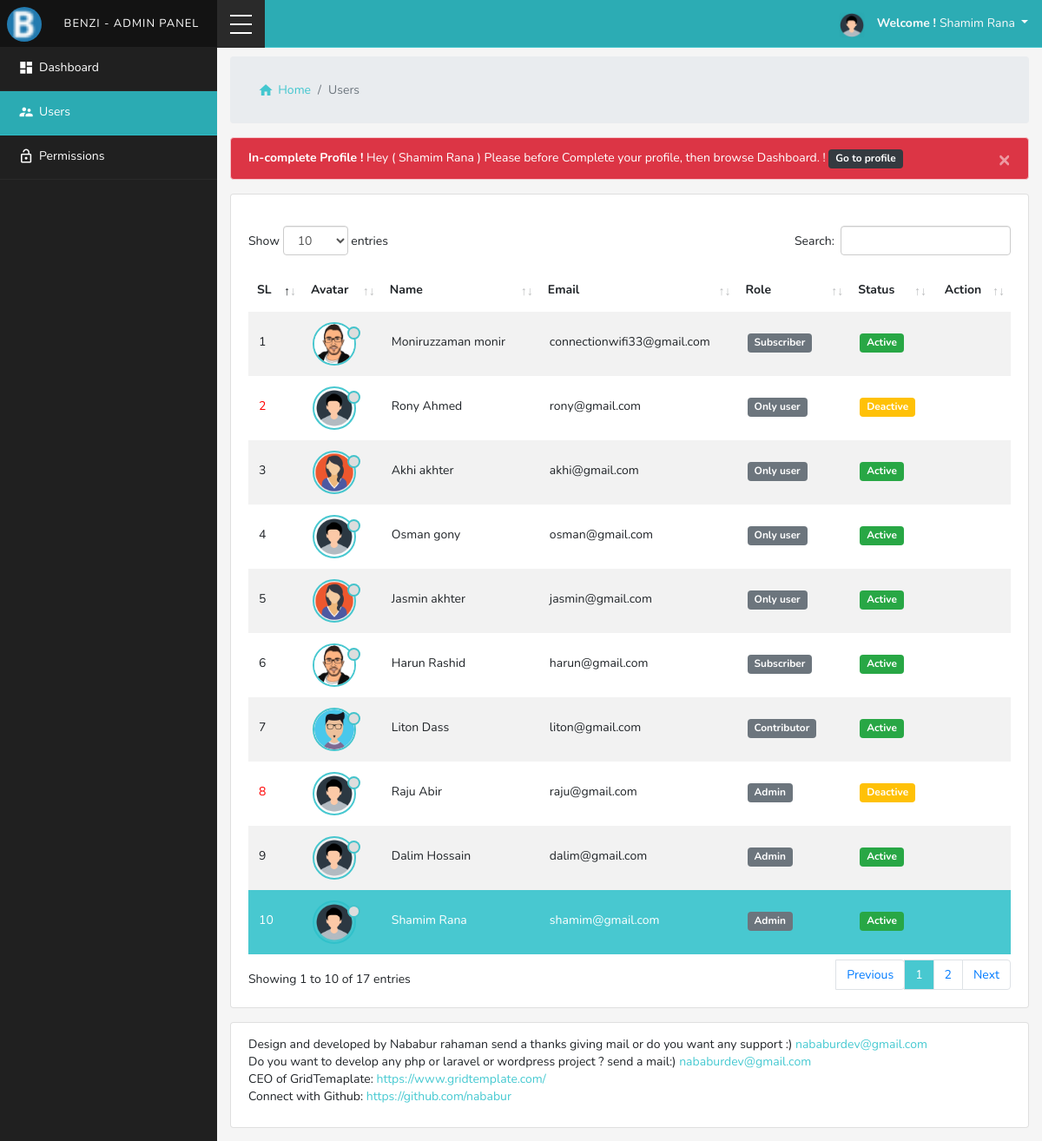
The page /users.php (signed in) on the database its author committed.
### tables this page shows
CREATE TABLE `tbl_app_settings` (
  `app_id` int(11) NOT NULL,
  `app_name` varchar(255) NOT NULL,
  `title` varchar(255) NOT NULL,
  `front_name` varchar(255) NOT NULL,
  `favicon` varchar(255) NOT NULL,
  `logo` varchar(255) NOT NULL
);

CREATE TABLE `tbl_users` (
  `userid` int(11) NOT NULL,
  `name` varchar(255) NOT NULL,
  `phone` varchar(255) NOT NULL,
  `address` varchar(255) NOT NULL,
  `information` text NOT NULL,
  `email` varchar(255) NOT NULL,
  `city` varchar(255) NOT NULL,
  `country` varchar(255) NOT NULL,
  `password` varchar(255) NOT NULL,
  `profilePhoto` varchar(255) NOT NULL,
  `rolename` varchar(255) NOT NULL,
  `status` int(11) NOT NULL DEFAULT 0,
  `gendar` varchar(255) NOT NULL,
  `create_date` datetime NOT NULL,
  `lastactivity` int(11) NOT NULL DEFAULT 0
);

### app/classes/Frontend.php (called while the page is built, shortened)
<?php
$filepath = realpath(dirname(__FILE__));
include_once ($filepath.'/../lib/Database.php');
class Frontend{
	private $table = "tbl_app_settings";
	private $db;
	public function __construct(){
		$this->db = new Database();
	}
	public function selectfrontendpart(){
		$query = "SELECT * FROM $this->table";
		$result = $this->db->select($query);
		return $result;
	}
}

### app/lib/Database.php (called while the page is built, shortened)
<?php
Class Database{
   public $host   = DB_HOST;
   public $user   = DB_USER;
   public $pass   = DB_PASS;
   public $dbname = DB_NAME;
   public $link;
  private function connectDB(){
     $this->link = new mysqli($this->host, $this->user, $this->pass, $this->dbname);
  }
  public function select($query){
      $result = $this->link->query($query) or die($this->link->error.__LINE__);
      if($result->num_rows > 0){
        return $result;
      } else {
        return false;
      }
   }
}

### app/lib/Session.php (called while the page is built, shortened)
<?php
class Session{
   public static function get($key){
    if (isset($_SESSION[$key])) {
      return $_SESSION[$key];
    } else {
      return false;
    }
   }
}
?>

### users.php (the view, shortened to what this page needs)
<?php include 'app/inc/header.php'; ?>
<section class="d-flex" id="wrapper">
   <?php include 'app/inc/sidebar.php'; ?>
   <div class="page-content-wrapper">
      <div class="content-header">
         <nav aria-label="breadcrumb">
            <ol class="breadcrumb">
               <li class="breadcrumb-item"><a href="dashboard.php"><i class="material-icons">home</i>Home</a></li>
               <li class="breadcrumb-item active" aria-current="page">Users</li>
            </ol>
         </nav>
      </div>
      <?php
          $completeProfile = $usr->profileCompleteNotify($userEmail, $userid);
          if (isset($completeProfile)) {
            echo $completeProfile;
          }
           ?>
      <div class="main-content">
         <div class="row mt-3">
            <div class="col-md-12">
               <div class="card bg-white">
                  <div class="card-body mt-3">
                     <div class="table-responsive">
                        <table id="usersTable" class="table table-striped table-borderless" style="width:100%">
                           <thead>
                              <tr>
                                 <th>SL</th>
                                 <th>Avatar</th>
                                 <th>Name</th>
                                 <th>Email</th>
                                 <th>Role</th>
                                 <th>Status</th>
                                 <th class="text-center">Action</th>
                              </tr>
                           </thead>
                           <tbody>
                              <?php
                                    $userlist = $usr->selectAllUsers();
                                    if ($userlist) {
                                        $i = 0;
                                        while ($result = $userlist->fetch_assoc()) {
                                            $i++;
                                 ?>
                              <tr
                                 <?php if ( Session::get("userid") == $result['userid']) {echo "class='alert-info'";} ?>>
                                 <td class="pt-4" <?php if ($result['status'] == '1') { ?> style='color:red' <?php } ?>>
                                    <?php echo $i; ?>
                                 </td>
                                 <?php
                                       $avatar =  $result['profilePhoto'];
                                       if(is_file($avatar)){ ?>
                                 <td>
                                    <div id="status-online">
                                       <img id="avatar-css" width="50" height="50" align='middle'
                                          src="<?php echo $avatar; ?>" alt="your image" title='Online' />
                                       <?php if ($result['lastactivity'] == 1) { ?>
                                       <div class="online-icon"> </div>
                                       <?php  }else { ?>
                                       <div class="offline-icon"> </div>
                                       <?php } ?>
                                    </div>
                                 </td>
                                 <?php }else{?>
                                 <td>
                                    <div id="status-online">
                                       <img id="avatar-css" width="50" height="50" align='middle'
                                          src="app/uploads/userAvatar/dev.jpg" alt="your image" title='Offline' />
                                       <?php if ($result['lastactivity'] == 1) { ?>
                                       <div class="online-icon"> </div>
                                       <?php  }else { ?>
                                       <div class="offline-icon"> </div>
                                       <?php } ?>
                                    </div>
                                 </td>
                                 <?php } ?>
                                 <td class="pt-4"><?php echo $result['name']; ?></td>
                                 <td class="pt-4"><?php echo $result['email']; ?></td>
                                 <td class="pt-4"><span
                                       class="badge badge-lg badge-secondary text-white"><?php echo $result['rolename']; ?></span>
                                 </td>
                                 <td class="pt-4">
                                    <?php if ($result['status'] == '0') {?>
                                    <span class="badge badge-lg badge-success text-white">Active</span>
                                    <?php }elseif($result['status'] == '1'){  ?>
                                    <span class="badge badge-lg badge-warning text-white">Deactive</span>
                                    <?php } ?>
                                 </td>
                                 <td class="text-center pt-3">
                                 </td>
                              </tr>
                              <?php }}else{  ?>
                              <tr>
                                 <td colspan="7" class="text-center">No User created yet !</td>
                              </tr>
                              <?php } ?>
                        </table>
                     </div>
                  </div>
               </div>
            </div>
         </div>
         <div class="row mt-3">
            <div class="col-md-12">
               <div class="card ">
                  <div class="card-body footer-p">
                     <p>Design and developed by Nababur rahaman send a thanks giving mail or do you want any support :)
                        <a href="mailto:nababurdev@gmail.com">nababurdev@gmail.com</a>
                     </p>
                     <p>Do you want to develop any php or laravel or wordpress project ? send a mail:) <a
                           href="mailto:nababurdev@gmail.com">nababurdev@gmail.com</a> </p>
                     <p>CEO of GridTemaplate: <a target="_blank"
                           href="https://www.gridtemplate.com/">https://www.gridtemplate.com/</a>
                     </p>
                     <p>Connect with Github: <a target="_blank"
                           href="https://github.com/nababur">https://github.com/nababur</a>
                     </p>
                  </div>
               </div>
            </div>
         </div>
      </div>
   </div>
</section>
<?php include 'app/inc/footer.php'; ?>

### app/inc/header.php (shortened to what this page needs)
<?php
$filepath = realpath(dirname(__FILE__));
include ($filepath.'/../lib/Session.php');
include ($filepath.'/../lib/Database.php');
$usr = new Users();
$fr = new Frontend();
 ?>
<?php
$userEmail = Session::get('userEmail');
$userid = Session::get('userid');
 ?>
<!DOCTYPE html>
<html lang="en">
<head>
   <link rel="stylesheet" href="assets/iconfont/material-icons.css">
   <link rel="stylesheet" href="assets/css/bootstrap-datetimepicker.min.css">
   <link rel="stylesheet" href="assets/css/select2.min.css">
   <link rel="stylesheet" href="assets/css/select2-bootstrap.min.css">
   <link rel="stylesheet" href="assets/icofont/icofont.min.css">
   <link href="assets/css/dataTables.bootstrap4.min.css" rel="stylesheet" media="screen">
   <link href="assets/css/Chart.min.css" rel="stylesheet" media="screen">
   <link href="assets/css/animate.css" rel="stylesheet" media="screen">
   <link href="assets/css/normalize.css" rel="stylesheet" media="screen">
   <link rel="stylesheet" href="assets/css/bootstrap.min.css">
   <link rel="stylesheet" href="assets/css/style.css">
   <link rel="stylesheet" href="assets/css/responsive.css">
</head>
<body>
   <header>
      <div class="header">
         <div class="navigation">
            <nav class="navbar navbar-expand-lg navbar-bg">
               <div class="brand-logo">
                  <a class="navbar-brand" href="dashboard.php" id="menu-action">
                     <?php
              $header_contents = $fr->selectfrontendpart();
              if ($header_contents) {
                while ($result = $header_contents->fetch_assoc()) {
             ?>
                     <span>
                        <?php if (isset($result['logo'])) { ?>
                        <img width="40" align='middle' src="assets/images/icons/favicon.png" alt="your image"
                           title='' />
                        <?php }else{ ?>
                        <img width="40" align='middle' src="assets/images/icons/favicon.png" alt="your image" title=''>
                        <?php } ?>
                        <?php  if (isset($result['app_name'])) {
              echo $result['app_name'];
            } else{?>
                     </span>
                     <span>Benzi - Admin Panel</span>
                     <?php }} }?>
                  </a>
                  <div id="nav-toggle">
                     <div class="cta">
                        <div class="toggle-btn type1"></div>
                     </div>
                  </div>
               </div>
               <div class="collapse navbar-collapse pr-3" id="#">
                  <ul class="navbar-nav user-info d-desktop ml-auto mt-2 mt-lg-0">
                     <li class="nav-item dropdown show">
                        <a href="#" class="navbar-nav-link dropdown-toggle text-light" data-toggle="dropdown"
                           aria-expanded="true">
                           <div class="user-photo">
                              <?php
                       $profilePhoto = Session::get('profilePhoto');
                       if(file_exists($profilePhoto)){ ?>
                              <img width="70" src="<?php echo $profilePhoto; ?>" alt="">
                              <?php }else{?>
                              <img width="70" align='middle' src="app/uploads/userAvatar/dev.jpg" alt="your image"
                                 title='' />
                              <?php } ?>
                           </div>
                           <strong>Welcome ! </strong><?php echo $userName = Session::get('userName'); ?>
                        </a>
                     </li>
                  </ul>
               </div>
            </nav>
         </div>
      </div>
   </header>

### app/classes/Users.php (shortened to what this page needs)
<?php
$filepath = realpath(dirname(__FILE__));
include_once ($filepath.'/../lib/Database.php');
class Users{
	private $table 			= "tbl_users";
	private $db;
	public function __construct(){
		$this->db = new Database();
	}
	public function selectAllUsers(){
		$query = "SELECT * FROM $this->table ORDER BY userid DESC";
		$result = $this->db->select($query);
		return $result;
	}
	public function profileCompleteNotify($userEmail, $userid){
		$query = "SELECT * FROM $this->table WHERE email = '$userEmail'  && userid = '$userid' && status = '0' ";
		$result 		= $this->db->select($query)->fetch_assoc();
		$name 			= $result['name'];
		$phone 			= $result['phone'];
		$profilePhoto 	= $result['profilePhoto'];
		$rolename 		= $result['rolename'];
		$gendar 		= $result['gendar'];
		$country 		= $result['country'];
		if (empty($phone) || empty($profilePhoto) || empty($rolename) || empty($gendar)|| empty($country)) {
			 $msg 	= '<div class="alert alert-danger animated fadeInUp bg-danger text-white alert-dismissible">
    <a href="#" class="close" data-dismiss="alert" aria-label="close">&times;</a>
    <strong>In-complete Profile !</strong> Hey ( '.$name.' ) Please before Complete your profile, then browse Dashboard. ! <a href="editprofile.php?edituser='.$userid.'"><span class="badge badge-lg badge-dark text-white">Go to profile </span></a> </div>';
    		return $msg;
    		exit();
		}
	}
}

### rows shown on the page
tbl_app_settings: app_name "BENZI - ADMIN PANEL"
tbl_users: name "Shamim Rana", lastactivity 0 (drawn), email "shamim@gmail.com", rolename "Admin", status "Active"
tbl_users: profilePhoto (picture), lastactivity 0 (drawn), name "Moniruzzaman monir", email "connectionwifi33@gmail.com", rolename "Subscriber", status "Active"
tbl_users: lastactivity 0 (drawn), name "Rony Ahmed", email "rony@gmail.com", rolename "Only user", status "Deactive"
tbl_users: profilePhoto (picture), lastactivity 0 (drawn), name "Akhi akhter", email "akhi@gmail.com", rolename "Only user", status "Active"
tbl_users: lastactivity 0 (drawn), name "Osman gony", email "osman@gmail.com", rolename "Only user", status "Active"
tbl_users: profilePhoto (picture), lastactivity 0 (drawn), name "Jasmin akhter", email "jasmin@gmail.com", rolename "Only user", status "Active"
tbl_users: profilePhoto (picture), lastactivity 0 (drawn), name "Harun Rashid", email "harun@gmail.com", rolename "Subscriber", status "Active"
tbl_users: profilePhoto (picture), lastactivity 0 (drawn), name "Liton Dass", email "liton@gmail.com", rolename "Contributor", status "Active"
tbl_users: lastactivity 0 (drawn), name "Raju Abir", email "raju@gmail.com", rolename "Admin", status "Deactive"
tbl_users: lastactivity 0 (drawn), name "Dalim Hossain", email "dalim@gmail.com", rolename "Admin", status "Active"

### other values the page prints
$userName = Session::get('userName') "Shamim Rana"
